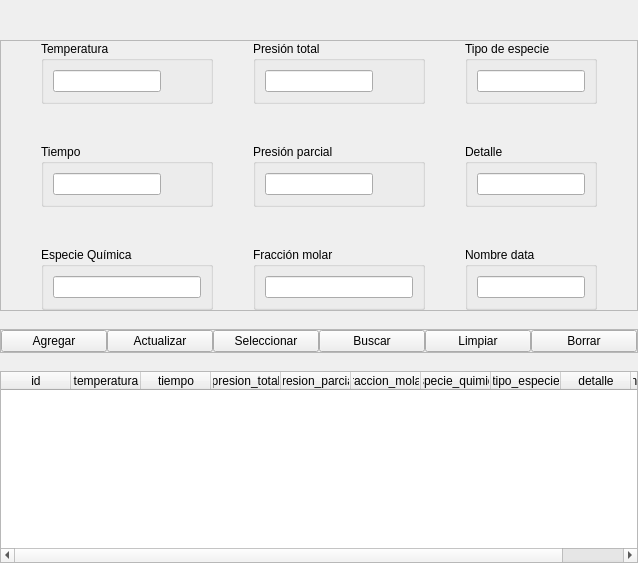
              <widget class="QWidget" name="ci_tab">
               <attribute name="title">
                <string>Condiciones Iniciales</string>
               </attribute>
               <layout class="QVBoxLayout" name="verticalLayout_23">
                <property name="spacing">
                 <number>0</number>
                </property>
                <property name="leftMargin">
                 <number>0</number>
                </property>
                <property name="topMargin">
                 <number>0</number>
                </property>
                <property name="rightMargin">
                 <number>0</number>
                </property>
                <property name="bottomMargin">
                 <number>0</number>
                </property>
                <item>
                 <layout class="QVBoxLayout" name="verticalLayout_9">
                  <property name="spacing">
                   <number>0</number>
                  </property>
                  <item>
                   <layout class="QVBoxLayout" name="verticalLayout_10">
                    <property name="spacing">
                     <number>0</number>
                    </property>
                    <item>
                     <spacer name="verticalSpacer_10">
                      <property name="orientation">
                       <enum>Qt::Vertical</enum>
                      </property>
                      <property name="sizeHint" stdset="0">
                       <size>
                        <width>20</width>
                        <height>40</height>
                       </size>
                      </property>
                     </spacer>
                    </item>
                    <item>
                     <widget class="QFrame" name="datos_frame_2">
                      <property name="frameShape">
                       <enum>QFrame::StyledPanel</enum>
                      </property>
                      <property name="frameShadow">
                       <enum>QFrame::Raised</enum>
                      </property>
                      <layout class="QHBoxLayout" name="horizontalLayout_17">
                       <property name="spacing">
                        <number>0</number>
                       </property>
                       <property name="leftMargin">
                        <number>0</number>
                       </property>
                       <property name="topMargin">
                        <number>0</number>
                       </property>
                       <property name="rightMargin">
                        <number>0</number>
                       </property>
                       <property name="bottomMargin">
                        <number>0</number>
                       </property>
                       <item>
                        <spacer name="horizontalSpacer_18">
                         <property name="orientation">
                          <enum>Qt::Horizontal</enum>
                         </property>
                         <property name="sizeHint" stdset="0">
                          <size>
                           <width>40</width>
                           <height>20</height>
                          </size>
                         </property>
                        </spacer>
                       </item>
                       <item>
                        <layout class="QHBoxLayout" name="horizontalLayout_19">
                         <item>
                          <layout class="QVBoxLayout" name="verticalLayout_14">
                           <item>
                            <widget class="QGroupBox" name="groupBox_44">
                             <property name="title">
                              <string>Temperatura</string>
                             </property>
                             <layout class="QHBoxLayout" name="horizontalLayout_20">
                              <item>
                               <widget class="QLineEdit" name="temperatura_ci_edit"/>
                              </item>
                              <item>
                               <spacer name="horizontalSpacer_19">
                                <property name="orientation">
                                 <enum>Qt::Horizontal</enum>
                                </property>
                                <property name="sizeHint" stdset="0">
                                 <size>
                                  <width>40</width>
                                  <height>20</height>
                                 </size>
                                </property>
                               </spacer>
                              </item>
                             </layout>
                            </widget>
                           </item>
                           <item>
                            <spacer name="verticalSpacer_11">
                             <property name="orientation">
                              <enum>Qt::Vertical</enum>
                             </property>
                             <property name="sizeHint" stdset="0">
                              <size>
                               <width>20</width>
                               <height>40</height>
                              </size>
                             </property>
                            </spacer>
                           </item>
                           <item>
                            <widget class="QGroupBox" name="groupBox_45">
                             <property name="title">
                              <string>Tiempo</string>
                             </property>
                             <layout class="QHBoxLayout" name="horizontalLayout_21">
                              <item>
                               <widget class="QLineEdit" name="tiempo_ci_edit"/>
                              </item>
                              <item>
                               <spacer name="horizontalSpacer_20">
                                <property name="orientation">
                                 <enum>Qt::Horizontal</enum>
                                </property>
                                <property name="sizeHint" stdset="0">
                                 <size>
                                  <width>40</width>
                                  <height>20</height>
                                 </size>
                                </property>
                               </spacer>
                              </item>
                             </layout>
                            </widget>
                           </item>
                           <item>
                            <spacer name="verticalSpacer_12">
                             <property name="orientation">
                              <enum>Qt::Vertical</enum>
                             </property>
                             <property name="sizeHint" stdset="0">
                              <size>
                               <width>20</width>
                               <height>40</height>
                              </size>
                             </property>
                            </spacer>
                           </item>
                           <item>
                            <widget class="QGroupBox" name="groupBox_46">
                             <property name="title">
                              <string>Especie Química</string>
                             </property>
                             <layout class="QHBoxLayout" name="horizontalLayout_30">
                              <item>
                               <widget class="QLineEdit" name="especie_quimica_ci_edit"/>
                              </item>
                             </layout>
                            </widget>
                           </item>
                          </layout>
                         </item>
                         <item>
                          <spacer name="horizontalSpacer_26">
                           <property name="orientation">
                            <enum>Qt::Horizontal</enum>
                           </property>
                           <property name="sizeHint" stdset="0">
                            <size>
                             <width>40</width>
                             <height>20</height>
                            </size>
                           </property>
                          </spacer>
                         </item>
                         <item>
                          <layout class="QVBoxLayout" name="verticalLayout_15">
                           <item>
                            <widget class="QGroupBox" name="groupBox_47">
                             <property name="title">
                              <string>Presión total</string>
                             </property>
                             <layout class="QHBoxLayout" name="horizontalLayout_31">
                              <item>
                               <widget class="QLineEdit" name="presion_total_ci_edit"/>
                              </item>
                              <item>
                               <spacer name="horizontalSpacer_24">
                                <property name="orientation">
                                 <enum>Qt::Horizontal</enum>
                                </property>
                                <property name="sizeHint" stdset="0">
                                 <size>
                                  <width>40</width>
                                  <height>20</height>
                                 </size>
                                </property>
                               </spacer>
                              </item>
                             </layout>
                            </widget>
                           </item>
                           <item>
                            <spacer name="verticalSpacer_13">
                             <property name="orientation">
                              <enum>Qt::Vertical</enum>
                             </property>
                             <property name="sizeHint" stdset="0">
                              <size>
                               <width>20</width>
                               <height>40</height>
                              </size>
                             </property>
                            </spacer>
                           </item>
                           <item>
                            <widget class="QGroupBox" name="groupBox_48">
                             <property name="title">
                              <string>Presión parcial</string>
                             </property>
                             <layout class="QHBoxLayout" name="horizontalLayout_32">
                              <item>
                               <widget class="QLineEdit" name="presion_parcial_ci_edit"/>
                              </item>
                              <item>
                               <spacer name="horizontalSpacer_25">
                                <property name="orientation">
                                 <enum>Qt::Horizontal</enum>
                                </property>
                                <property name="sizeHint" stdset="0">
                                 <size>
                                  <width>40</width>
                                  <height>20</height>
                                 </size>
                                </property>
                               </spacer>
                              </item>
                             </layout>
                            </widget>
                           </item>
                           <item>
                            <spacer name="verticalSpacer_15">
                             <property name="orientation">
                              <enum>Qt::Vertical</enum>
                             </property>
                             <property name="sizeHint" stdset="0">
                              <size>
                               <width>20</width>
                               <height>40</height>
                              </size>
                             </property>
                            </spacer>
                           </item>
                           <item>
                            <widget class="QGroupBox" name="groupBox_49">
                             <property name="title">
                              <string>Fracción molar</string>
                             </property>
                             <layout class="QHBoxLayout" name="horizontalLayout_33">
                              <item>
                               <widget class="QLineEdit" name="fraccion_molar_ci_edit"/>
                              </item>
                             </layout>
                            </widget>
                           </item>
                          </layout>
                         </item>
                         <item>
                          <spacer name="horizontalSpacer_27">
                           <property name="orientation">
                            <enum>Qt::Horizontal</enum>
                           </property>
                           <property name="sizeHint" stdset="0">
                            <size>
                             <width>40</width>
                             <height>20</height>
                            </size>
                           </property>
                          </spacer>
                         </item>
                         <item>
                          <layout class="QVBoxLayout" name="verticalLayout_16">
                           <item>
                            <widget class="QGroupBox" name="groupBox_50">
                             <property name="title">
                              <string>Tipo de especie</string>
                             </property>
                             <layout class="QHBoxLayout" name="horizontalLayout_34">
                              <item>
                               <widget class="QLineEdit" name="tipo_especie_ci_edit"/>
                              </item>
                             </layout>
                            </widget>
                           </item>
                           <item>
                            <spacer name="verticalSpacer_16">
                             <property name="orientation">
                              <enum>Qt::Vertical</enum>
                             </property>
                             <property name="sizeHint" stdset="0">
                              <size>
                               <width>20</width>
                               <height>40</height>
                              </size>
                             </property>
                            </spacer>
                           </item>
                           <item>
                            <widget class="QGroupBox" name="groupBox_51">
                             <property name="title">
                              <string>Detalle</string>
                             </property>
                             <layout class="QHBoxLayout" name="horizontalLayout_35">
                              <item>
                               <widget class="QLineEdit" name="detalle_ci_edit"/>
                              </item>
                             </layout>
                            </widget>
                           </item>
                           <item>
                            <spacer name="verticalSpacer_17">
                             <property name="orientation">
                              <enum>Qt::Vertical</enum>
                             </property>
                             <property name="sizeHint" stdset="0">
                              <size>
                               <width>20</width>
                               <height>40</height>
                              </size>
                             </property>
                            </spacer>
                           </item>
                           <item>
                            <widget class="QGroupBox" name="groupBox_52">
                             <property name="title">
                              <string>Nombre data</string>
                             </property>
                             <layout class="QHBoxLayout" name="horizontalLayout_78">
                              <item>
                               <widget class="QLineEdit" name="nombre_data_ci_edit"/>
                              </item>
                             </layout>
                            </widget>
                           </item>
                          </layout>
                         </item>
                        </layout>
                       </item>
                       <item>
                        <layout class="QHBoxLayout" name="horizontalLayout_18">
                         <property name="spacing">
                          <number>0</number>
                         </property>
                        </layout>
                       </item>
                       <item>
                        <spacer name="horizontalSpacer_39">
                         <property name="orientation">
                          <enum>Qt::Horizontal</enum>
                         </property>
                         <property name="sizeHint" stdset="0">
                          <size>
                           <width>40</width>
                           <height>20</height>
                          </size>
                         </property>
                        </spacer>
                       </item>
                      </layout>
                     </widget>
                    </item>
                    <item>
                     <spacer name="verticalSpacer_20">
                      <property name="orientation">
                       <enum>Qt::Vertical</enum>
                      </property>
                      <property name="sizeHint" stdset="0">
                       <size>
                        <width>20</width>
                        <height>18</height>
                       </size>
                      </property>
                     </spacer>
                    </item>
                    <item>
                     <widget class="QFrame" name="funciones_frame_ci">
                      <property name="frameShape">
                       <enum>QFrame::StyledPanel</enum>
                      </property>
                      <property name="frameShadow">
                       <enum>QFrame::Raised</enum>
                      </property>
                      <layout class="QHBoxLayout" name="horizontalLayout_36">
                       <property name="spacing">
                        <number>0</number>
                       </property>
                       <property name="leftMargin">
                        <number>0</number>
                       </property>
                       <property name="topMargin">
                        <number>0</number>
                       </property>
                       <property name="rightMargin">
                        <number>0</number>
                       </property>
                       <property name="bottomMargin">
                        <number>0</number>
                       </property>
                       <item>
                        <widget class="QPushButton" name="agregar_ci_btn">
                         <property name="text">
                          <string>Agregar</string>
                         </property>
                        </widget>
                       </item>
                       <item>
                        <widget class="QPushButton" name="actualizar_ci_btn">
                         <property name="text">
                          <string>Actualizar</string>
                         </property>
                        </widget>
                       </item>
                       <item>
                        <widget class="QPushButton" name="seleccionar_ci_btn">
                         <property name="text">
                          <string>Seleccionar</string>
                         </property>
                        </widget>
                       </item>
                       <item>
                        <widget class="QPushButton" name="buscar_ci_btn">
                         <property name="text">
                          <string>Buscar</string>
                         </property>
                        </widget>
                       </item>
                       <item>
                        <widget class="QPushButton" name="limpiar_ci_btn">
                         <property name="text">
                          <string>Limpiar</string>
                         </property>
                        </widget>
                       </item>
                       <item>
                        <widget class="QPushButton" name="borrar_ci_btn">
                         <property name="text">
                          <string>Borrar</string>
                         </property>
                        </widget>
                       </item>
                      </layout>
                     </widget>
                    </item>
                    <item>
                     <spacer name="verticalSpacer_21">
                      <property name="orientation">
                       <enum>Qt::Vertical</enum>
                      </property>
                      <property name="sizeHint" stdset="0">
                       <size>
                        <width>20</width>
                        <height>18</height>
                       </size>
                      </property>
                     </spacer>
                    </item>
                   </layout>
                  </item>
                  <item>
                   <layout class="QVBoxLayout" name="verticalLayout_17">
                    <property name="spacing">
                     <number>0</number>
                    </property>
                    <item>
                     <widget class="QTableWidget" name="condiciones_iniciales_tabla">
                      <property name="focusPolicy">
                       <enum>Qt::NoFocus</enum>
                      </property>
                      <property name="showGrid">
                       <bool>false</bool>
                      </property>
                      <attribute name="horizontalHeaderMinimumSectionSize">
                       <number>50</number>
                      </attribute>
                      <attribute name="horizontalHeaderDefaultSectionSize">
                       <number>70</number>
                      </attribute>
                      <attribute name="horizontalHeaderStretchLastSection">
                       <bool>true</bool>
                      </attribute>
                      <attribute name="verticalHeaderVisible">
                       <bool>false</bool>
                      </attribute>
                      <column>
                       <property name="text">
                        <string>id</string>
                       </property>
                      </column>
                      <column>
                       <property name="text">
                        <string>temperatura</string>
                       </property>
                      </column>
                      <column>
                       <property name="text">
                        <string>tiempo</string>
                       </property>
                      </column>
                      <column>
                       <property name="text">
                        <string>presion_total</string>
                       </property>
                      </column>
                      <column>
                       <property name="text">
                        <string>presion_parcial</string>
                       </property>
                      </column>
                      <column>
                       <property name="text">
                        <string>fraccion_molar</string>
                       </property>
                      </column>
                      <column>
                       <property name="text">
                        <string>especie_quimica</string>
                       </property>
                      </column>
                      <column>
                       <property name="text">
                        <string>tipo_especie</string>
                       </property>
                      </column>
                      <column>
                       <property name="text">
                        <string>detalle</string>
                       </property>
                      </column>
                      <column>
                       <property name="text">
                        <string>nombre_data</string>
                       </property>
                      </column>
                     </widget>
                    </item>
                   </layout>
                  </item>
                 </layout>
                </item>
               </layout>
              </widget>
